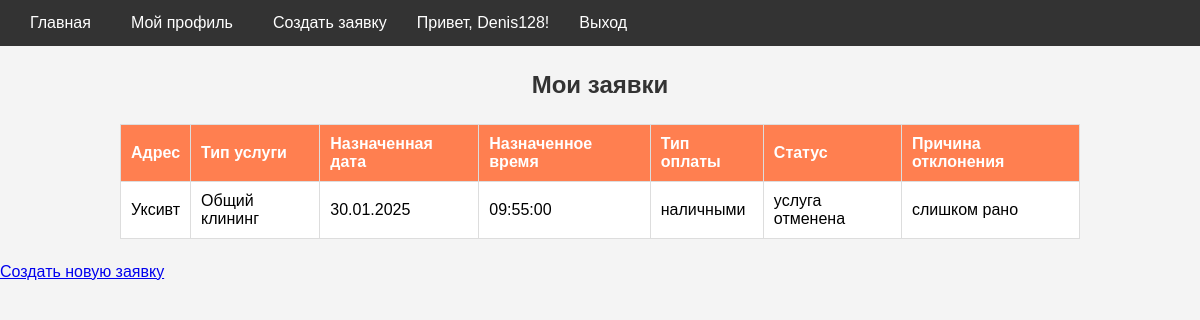
/profile.php (signed in), run on the app's committed database.
### tables this page shows
CREATE TABLE `users` (
  `id` int NOT NULL,
  `fio` varchar(255) NOT NULL,
  `telephone` varchar(20) NOT NULL,
  `email` varchar(255) NOT NULL,
  `login` varchar(100) NOT NULL,
  `password` varchar(255) NOT NULL,
  `role` enum('user','admin') NOT NULL DEFAULT 'user'
);

CREATE TABLE `applications` (
  `id` int NOT NULL,
  `user_id` int NOT NULL,
  `address` text NOT NULL,
  `contact_data` varchar(255) NOT NULL,
  `type_service_id` int DEFAULT NULL,
  `custom_service` text,
  `date_get_service` date NOT NULL,
  `time_get_service` time NOT NULL,
  `type_payment` enum('наличными','банковская карта') NOT NULL,
  `status_provision` enum('новая заявка','в работе','услуга оказана','услуга отменена') NOT NULL DEFAULT 'новая заявка',
  `reason_reject` text
);

CREATE TABLE `services` (
  `id` int NOT NULL,
  `name` varchar(255) NOT NULL,
  `description` text
);

### profile.php (the view, shortened to what this page needs)
<?php
include 'includes/nav.php';
include 'settings.php';
$user_id = $_SESSION['user_id'];
$query = "SELECT *, fio, name FROM applications
JOIN users ON applications.user_id = users.id
JOIN services ON applications.type_service_id = services.id WHERE user_id = '$user_id'";
$result = mysqli_query($connect, $query);
?>
<h2>Мои заявки</h2>
<table border="1">
    <tr>
        <th>Адрес</th>
        <th>Тип услуги</th>
        <th>Назначенная дата</th>
        <th>Назначенное время</th>
        <th>Тип оплаты</th>
        <th>Статус</th>
        <th>Причина отклонения</th>
    </tr>
    <?php while ($application = mysqli_fetch_assoc($result)) { ?>
        <tr>
            <td><?= $application['address'] ?></td>
            <td>
                <?php
                if (trim($application['name'])) {
                    echo htmlspecialchars($application['name']);
                } else if (trim($application['custom_service'])) {
                    echo htmlspecialchars($application['custom_service']);
                }
                ?>
            </td>
            <td><?= date("d.m.Y", strtotime($application['date_get_service'])) ?></td>
            <td><?= htmlspecialchars($application['time_get_service']) ?></td>
            <td><?= htmlspecialchars($application['type_payment']) ?></td>
            <td><?= $application['status_provision'] ?></td>
            <td>
                <?php if ($application['status_provision'] == 'услуга отменена' && !empty($application['reason_reject'])): ?>
                    <?= htmlspecialchars($application['reason_reject']) ?>
                <?php else: ?>
                    -
                <?php endif; ?>
            </td>
        </tr>
    <?php } ?>
</table>
<a href="create_application.php">Создать новую заявку</a>

### includes/nav.php (shortened to what this page needs)
<?php
if (isset($_SESSION['user_id'])) {
    $userId = $_SESSION['user_id'];
}
require "database/db.php"
?>
<nav>
    <ul>
        <?php if (isset($_SESSION['role']) && $_SESSION['role'] == 'admin'): ?>
            <li><a href="admin_panel.php">Панель администратора</a></li>
        <?php elseif (isset($_SESSION['role']) && $_SESSION['role'] == 'user'): ?>
            <li><a href="index.php">Главная</a></li>
            <li><a href="profile.php">Мой профиль</a></li>
            <li><a href="create_application.php">Создать заявку</a></li>
        <?php endif; ?>
        <?php if (isset($userId)): ?>
            <? $sql = "SELECT login FROM users WHERE id = '$userId'";
            $query = mysqli_query($connect, $sql);
            $fetch = mysqli_fetch_assoc($query);
            $login = $fetch['login'];
            ?>
            <li>Привет, <?php echo htmlspecialchars($login); ?>!</li>
            <li><a href="logout.php">Выход</a></li>
        <?php else: ?>
            <li><a href="/">Главная</a></li>
            <li><a href="login.php">Войти</a></li>
            <li><a href="register.php">Регистрация</a></li>
        <?php endif; ?>
    </ul>
</nav>

### design/css/main.css (style rules this page uses)
nav { background: #333; color: white; padding: 10px 20px; }
nav ul { list-style-type: none; padding: 0; margin: 0; display: flex; justify-content: flex-start; }
nav li { margin-right: 20px; }
nav a { color: white; text-decoration: none; padding: 10px; transition: background 0.3s, color 0.3s; border-radius: 5px; }

### design/css/auth.css (style rules this page uses)
h2 { text-align: center; color: #333; }

### design/css/admin.css (style rules this page uses)
h2 { text-align: center; }
table { width: 80%; max-width: 1000px; margin: 20px auto; border-collapse: collapse; }
th, td { padding: 10px; text-align: left; border: 1px solid #ddd; }
th { background: #ff7f50; color: white; }
td { background-color: #ffffff; }

### data on the page
users: login "Denis128"
applications: address "Уксивт", type_service.name "Общий клининг", date_get_service "30.01.2025", time_get_service "09:55:00", type_payment "наличными", status_provision "услуга отменена", reason_reject "слишком рано"
